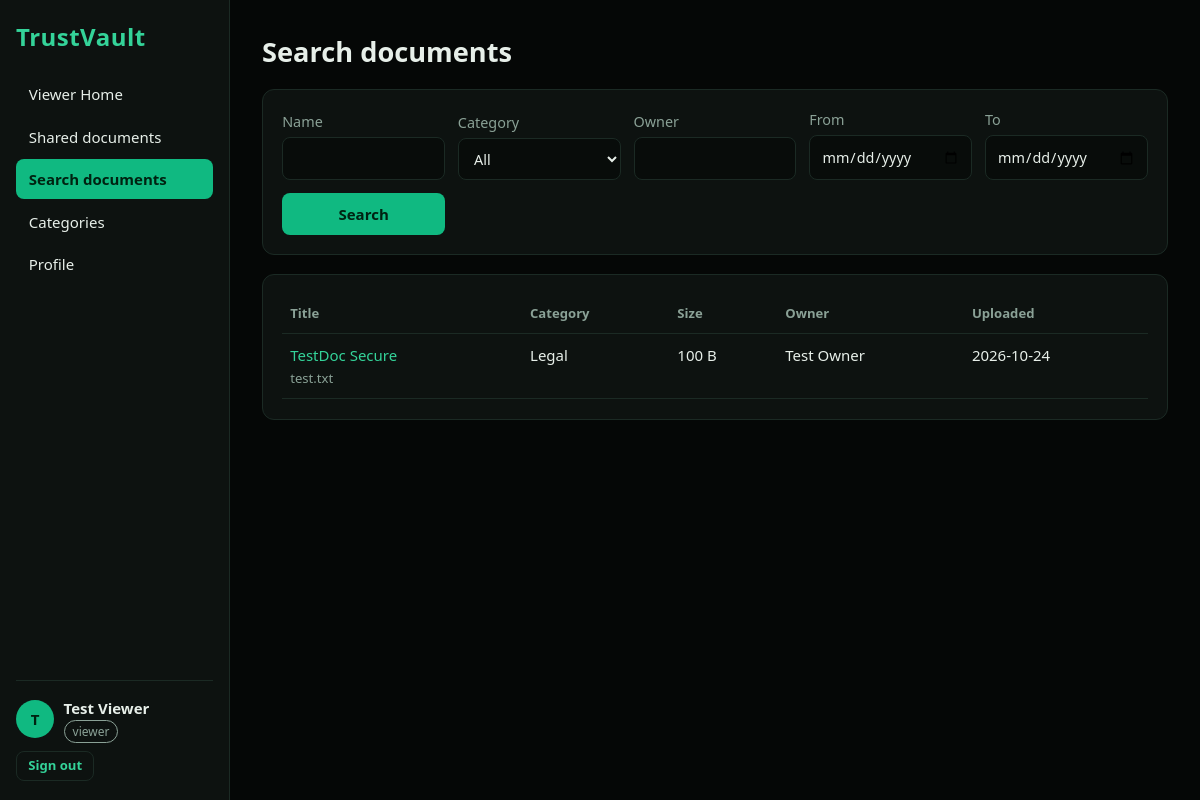
Page /search (signed in) on the committed database.
### tables this page shows
CREATE TABLE users(
  id INTEGER PRIMARY KEY AUTOINCREMENT, name TEXT NOT NULL, email TEXT NOT NULL UNIQUE,
  password TEXT NOT NULL, role TEXT NOT NULL DEFAULT 'owner', avatar TEXT, created_at TEXT NOT NULL);

CREATE TABLE documents(
  id INTEGER PRIMARY KEY AUTOINCREMENT, title TEXT NOT NULL, filename TEXT NOT NULL,
  stored_name TEXT NOT NULL, category TEXT NOT NULL, size INTEGER NOT NULL DEFAULT 0,
  owner_id INTEGER NOT NULL, created_at TEXT NOT NULL, updated_at TEXT NOT NULL);

### TrustVault/app/__init__.py (the view)
@app.route("/search")
@login_required
def search():
    a = {k: request.args.get(k, "").strip() for k in ("q", "category", "owner", "date_from", "date_to")}
    where, args = visible()
    sql = "SELECT d.*, u.name AS owner_name FROM documents d JOIN users u ON u.id=d.owner_id WHERE " + where
    if a["q"]:
        sql += " AND d.title LIKE ?"; args.append(f"%{a['q']}%")
    if a["category"]:
        sql += " AND d.category=?"; args.append(a["category"])
    if a["owner"]:
        sql += " AND u.name LIKE ?"; args.append(f"%{a['owner']}%")
    if a["date_from"]:
        sql += " AND date(d.created_at)>=?"; args.append(a["date_from"])
    if a["date_to"]:
        sql += " AND date(d.created_at)<=?"; args.append(a["date_to"])
    results = many(sql + " ORDER BY d.id DESC", args)
    return render_template("search.html", a=a, results=results, searched=any(a.values()))

### TrustVault/app/__init__.py (called while the page is built)
def db():
    if "db" not in g:
        g.db = sqlite3.connect(DB_PATH)
        g.db.row_factory = sqlite3.Row
    return g.db

def one(sql, args=()):
    return db().execute(sql, args).fetchone()

def many(sql, args=()):
    return db().execute(sql, args).fetchall()

def csrf():
    if "csrf" not in session:
        session["csrf"] = secrets.token_hex(16)
    return session["csrf"]

@app.context_processor
def inject():
    return dict(csrf=csrf, CATEGORIES=CATEGORIES)

@app.template_filter("filesize")
def filesize(n):
    n = float(n or 0)
    for unit in ("B", "KB", "MB"):
        if n < 1024:
            return f"{n:.0f} {unit}" if unit == "B" else f"{n:.1f} {unit}"
        n /= 1024
    return f"{n:.1f} GB"

@app.before_request
def load_user():
    g.user = None
    if session.get("uid"):
        g.user = one("SELECT * FROM users WHERE id=?", (session["uid"],))
        if not g.user:
            session.clear()
    if request.method == "POST":
        if not secrets.compare_digest(request.form.get("_csrf", ""), session.get("csrf", "")):
            abort(400, "Invalid form token. Reload the page and try again.")

def login_required(f):
    @functools.wraps(f)
    def w(*a, **k):
        if not g.user:
            return redirect(url_for("login"))
        return f(*a, **k)
    return w

def visible():
    if g.user["role"] == "admin":
        return "1=1", []
    return "(d.owner_id=? OR d.id IN (SELECT doc_id FROM shares WHERE user_id=?))", [g.user["id"]] * 2

### TrustVault/app/templates/search.html (shortened to what this page needs)
{% extends "base.html" %}
{% block content %}
<h1>Search documents</h1>
<form method="get" class="card filters">
  <label>Name<input name="q" value="{{ a.q }}"></label>
  <label>Category<select name="category"><option value="">All</option>{% for c in CATEGORIES %}<option {{ 'selected' if a.category==c }}>{{ c }}</option>{% endfor %}</select></label>
  <label>Owner<input name="owner" value="{{ a.owner }}"></label>
  <label>From<input type="date" name="date_from" value="{{ a.date_from }}"></label>
  <label>To<input type="date" name="date_to" value="{{ a.date_to }}"></label>
  <button class="btn">Search</button>
</form>
<div class="card">
{% with rows=results, perm=false, empty=("No documents match these filters." if searched else "No documents available yet.") %}{% include "_table.html" %}{% endwith %}</div>
{% endblock %}

### TrustVault/app/templates/base.html (shortened to what this page needs)
<!doctype html>
<html lang="en">
<head>
<link rel="stylesheet" href="{{ url_for('static', filename='style.css') }}">
</head>
<body>
{% if g.user %}
{% set ep = request.endpoint %}
<aside class="side">
  <div class="brand big">TrustVault</div>
  <nav>
    {% if g.user.role == 'admin' %}
    <a href="{{ url_for('admin_home') }}" class="{{ 'on' if ep=='admin_home' }}">Admin Home</a>
    <a href="{{ url_for('dashboard') }}" class="{{ 'on' if ep=='dashboard' }}">Dashboard</a>
    {% elif g.user.role == 'owner' %}
    <a href="{{ url_for('owner_home') }}" class="{{ 'on' if ep=='owner_home' }}">Owner Home</a>
    {% elif g.user.role == 'viewer' %}
    <a href="{{ url_for('viewer_home') }}" class="{{ 'on' if ep=='viewer_home' }}">Viewer Home</a>
    {% endif %}
    {% if g.user.role != 'viewer' %}
    <a href="{{ url_for('documents') }}" class="{{ 'on' if ep in ('documents','doc') }}">My documents</a>
    {% else %}
    <a href="{{ url_for('documents') }}" class="{{ 'on' if ep in ('documents','doc') }}">Shared documents</a>
    {% endif %}
    <a href="{{ url_for('search') }}" class="{{ 'on' if ep=='search' }}">Search documents</a>
    <a href="{{ url_for('categories') }}" class="{{ 'on' if ep=='categories' }}">Categories</a>
    <a href="{{ url_for('profile') }}" class="{{ 'on' if ep=='profile' }}">Profile</a>
  </nav>
  <div class="me">
    {% if g.user.avatar %}<img class="av" src="{{ url_for('avatar', name=g.user.avatar) }}" alt="">{% else %}<span class="av">{{ g.user.name[:1]|upper }}</span>{% endif %}
    <div><strong>{{ g.user.name }}</strong><br><span class="role {{ g.user.role }}">{{ g.user.role }}</span></div>
    <form method="post" action="{{ url_for('logout') }}"><input type="hidden" name="_csrf" value="{{ csrf() }}"><button class="ghost sm">Sign out</button></form>
  </div>
</aside>
{% endif %}
<main class="{{ 'main' if g.user else 'auth' }}">
  {% block content %}{% endblock %}
</main>
</body>
</html>

### TrustVault/app/templates/_table.html
<div class="tablewrap"><table>
  <tr><th>Title</th><th>Category</th><th>Size</th><th>Owner</th><th>Uploaded</th>{% if perm %}<th>Access</th>{% endif %}</tr>
  {% for d in rows %}
  <tr><td><a href="{{ url_for('doc', doc_id=d.id) }}">{{ d.title }}</a><br><span class="muted sm">{{ d.filename }}</span></td>
  <td>{{ d.category }}</td><td>{{ d.size|filesize }}</td><td>{{ d.owner_name }}</td><td>{{ d.created_at[:10] }}</td>
  {% if perm %}<td><span class="tag">{{ d.permission }}</span></td>{% endif %}</tr>
  {% else %}<tr><td colspan="6" class="muted">{{ empty }}</td></tr>{% endfor %}
</table></div>

### TrustVault/app/static/style.css (style rules this page uses)
:root { --bg:#050706;--panel:#0d1210;--line:#1b2a24;--text:#e7efe9;--muted:#8aa196;--em:#10b981;--em2:#34d399;--red:#ef4444;--amber:#f59e0b }
* { box-sizing:border-box }
body { margin:0;background:var(--bg);color:var(--text);font:15px/1.5 "Segoe UI",system-ui,-apple-system,Roboto,sans-serif }
a { color:var(--em2);text-decoration:none }
h1 { font-size:1.7rem;margin:0 0 1rem }
.muted { color:var(--muted) }
.sm { font-size:.82rem }
.brand { font-weight:700;color:var(--em2);letter-spacing:.02em }
.brand.big { font-size:1.5rem }
.side { position:fixed;inset:0 auto 0 0;width:230px;background:var(--panel);border-right:1px solid var(--line);padding:1.2rem 1rem;display:flex;flex-direction:column;gap:1.2rem;z-index:20;overflow-y:auto }
.side nav { display:flex;flex-direction:column;gap:.15rem;flex:1 }
.side nav a { padding:.55rem .8rem;border-radius:8px;color:var(--text) }
.side nav a.on { background:var(--em);color:#021;font-weight:600 }
.me { display:flex;flex-wrap:wrap;gap:.6rem;align-items:center;border-top:1px solid var(--line);padding-top:1rem }
.av { width:38px;height:38px;border-radius:50%;object-fit:cover;background:var(--em);color:#021;display:inline-flex;align-items:center;justify-content:center;font-weight:700 }
.role { font-size:.75rem;padding:.1rem .5rem;border-radius:99px;border:1px solid var(--em);color:var(--em2) }
.role.viewer { border-color:var(--muted);color:var(--muted) }
.main { margin-left:230px;padding:2rem;max-width:1100px }
.card { background:var(--panel);border:1px solid var(--line);border-radius:12px;padding:1.2rem;margin-bottom:1.2rem }
label { display:block;margin-bottom:.9rem;font-size:.9rem;color:var(--muted) }
input,select { display:block;width:100%;margin-top:.3rem;padding:.6rem .7rem;background:#080c0a;color:var(--text);border:1px solid var(--line);border-radius:8px;font:inherit }
.btn,button { font:inherit;cursor:pointer;border:0;border-radius:8px;padding:.6rem 1.1rem;background:var(--em);color:#021;font-weight:600;display:inline-block }
button.ghost { background:transparent;color:var(--em2);border:1px solid var(--line) }
button.sm { padding:.25rem .7rem;font-size:.82rem }
.tablewrap { overflow-x:auto }
table { width:100%;border-collapse:collapse;min-width:520px }
th,td { text-align:left;padding:.6rem .5rem;border-bottom:1px solid var(--line);vertical-align:top }
th { color:var(--muted);font-weight:600;font-size:.82rem }
.filters { display:grid;grid-template-columns:repeat(auto-fit,minmax(150px,1fr));gap:.8rem;align-items:end }
.filters label,.filters .btn { margin:0 }

### rows in the picture
users: user "T", user.name "Test Viewer", user.role "viewer"
documents: title "TestDoc Secure", filename "test.txt", category "Legal", size|filesize "100 B", owner_name "Test Owner", created_at "2026-10-24"
